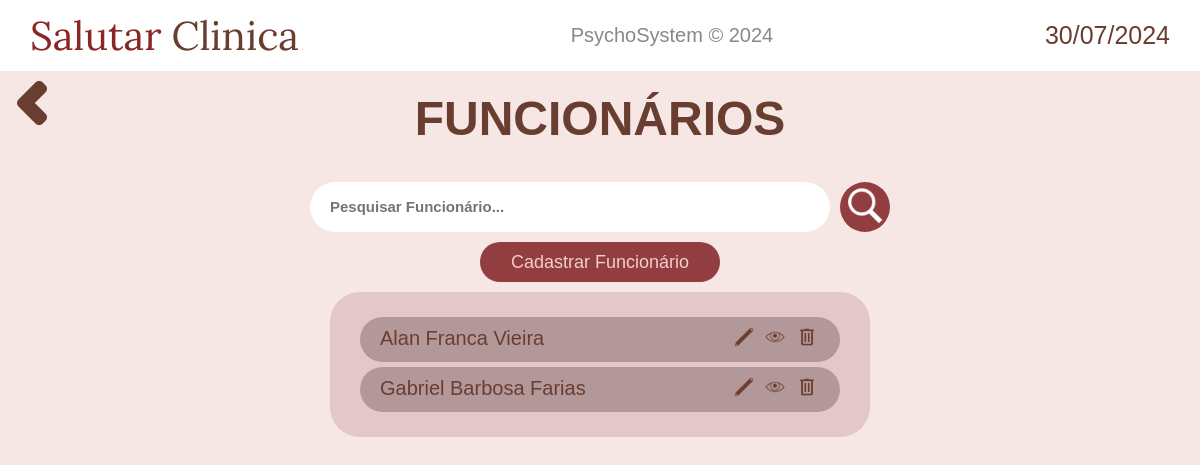
The app's page /funcionario/ (signed in), older data.
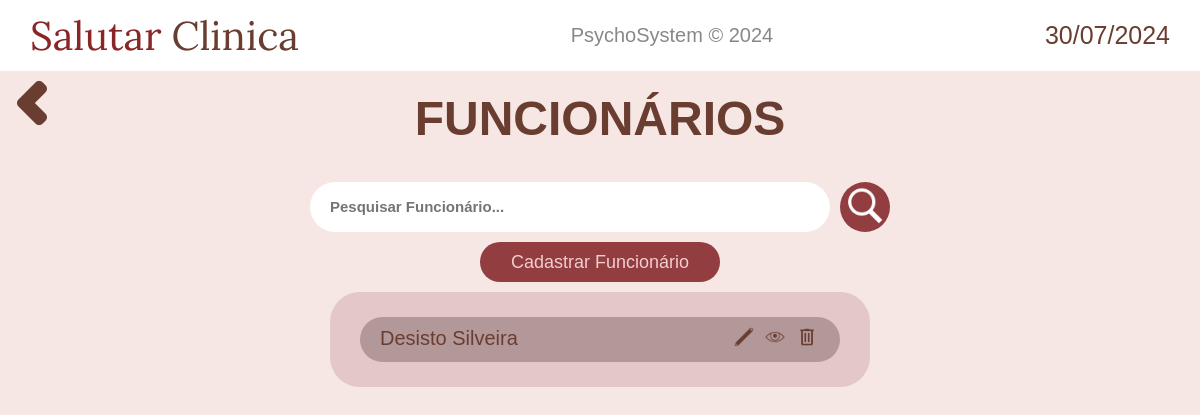
The same page, newer data.
### funcionario/models.py (models this page shows)
class Funcionario(models.Model):
    nome = models.CharField(max_length=50)
    cpf = models.CharField(max_length=20, unique=True)
    rg = models.CharField(max_length=20)
    num_cart_trab = models.CharField(max_length=20, verbose_name="Numero Carteira de Trabalho")
    cargo = models.CharField(max_length=20)
    telefone = models.CharField(max_length=20)
    data_nascimento = models.DateField(verbose_name="Data de Nascimento")
    rua = models.CharField(max_length=50, )
    bairro = models.CharField(max_length=50, )
    numero = models.CharField(max_length=5, )
    complemento = models.TextField(blank=True)
    cep = models.CharField(max_length=20)
    ponto_referencia = models.TextField(blank=True, verbose_name="Ponto de referência")
    data_admissao = models.DateField(null=True, verbose_name="Data da Admissão")

### funcionario/views.py (the view)
# urls.py: path('', views.display_funcionarios, name="display_funcionarios"),
@login_required(login_url='home:login')
def display_funcionarios(request):
    funcionarios = Funcionario.objects.all()
    context_ = {
        'data_atual': data_atual,
        'funcionarios': funcionarios,
    }
    return render(request, 'funcionario/display.html', context_)

### funcionario/templates/funcionario/display.html (shortened to what this page needs)
{% extends 'base.html' %}
{% load static %}
{% block content %}
<div style="display: flex;">
    <a href="{% url 'home:navegacao' %}" class="return-button"><img src="{% static 'home/imagens/chevron-left.png' %}" alt=""></a>
    <h2 class="welcome-text"><a href="{% url 'funcionario:display_funcionarios' %}">FUNCIONÁRIOS</a></h2>
</div>
<main style="flex-direction: column;">
    <form action="{% url 'funcionario:pesquisa_funcionario' %}" method="get" style="justify-content: center; display: flex;">
        <input class="pesquisar-pacientes" type="text" id="search" name="q" placeholder="Pesquisar Funcionário...">
        <button type="submit" class="pesquisar-button">
            <img src="{% static 'pacientes/imagens/pesquisar-icon.png' %}" height="40" alt="">
        </button>
    </form>
    <a class="add-paciente-button" href="{% url 'funcionario:cadastro_funcionario' %}">
        Cadastrar Funcionário
    </a>
    <div class="mostrar-pacientes-container">
        {% if funcionarios %}
        {% for funcionario in funcionarios %}
            <div class="paciente-exibido">
                <h4 style="font-weight: 500;">{{ funcionario.nome }}</h4>
                <div class="icones-paciente">
                    <a href="{% url 'funcionario:edicao_funcionario' funcionario.id %}" style="margin: 0 3px;">
                        <img height="20" src="{% static 'pacientes/imagens/editar-icon.png' %}" alt="">
                    </a>
                    <a href="{% url 'funcionario:visualizacao_funcionario' funcionario.id %}" style="margin: 0 3px;">
                        <img height="20" src="{% static 'pacientes/imagens/ver-icon.png' %}" alt="">
                    </a>
                    <a href="#" class="opcao-deletar" style="margin: 0 3px;" data-modal-id="modal-{{ funcionario.id }}">
                        <img height="20" src="{% static 'pacientes/imagens/excluir-icon.png' %}" alt="">
                    </a>
                </div>
            </div>
        {% endfor %}
        {% else %}
            <h4 style="font-weight: 500;">Nenhum funcionário cadastrado...</h4>
        {% endif %}
    </div>
</main>
{% endblock content %}

### base/base.html (shortened to what this page needs)
{% load static %}
<!DOCTYPE html>
<html lang="en">
<head>
    <link rel="stylesheet" href="{% static 'home/css/navbar.css' %}">
    <link rel="stylesheet" href="{% static 'home/css/styles.css' %}">
    <link rel="stylesheet" href="{% static 'pacientes/css/styles.css' %}">
</head>
<body>
    {% include 'partials/navbar.html' %}
    {% block content %}{% endblock content %}
</body>
</html>

### base/partials/navbar.html
{% load static %}
<nav class="nav-bar">
    <a href="{% url 'home:logout' %}">
        <h1 style="font-family: 'Lora'; font-weight: 400; display: flex; color: #8b2627; font-size: 40px;">Salutar <p style="font-family: 'Lora'; color: #6a3d31; margin-left: 10px;">Clinica</p></h1>
    </a>
    <h2 class="titulo-central">PsychoSystem &copy; 2024</h2>
    <h4 class="data-atual">{{data_atual}}</h4>
</nav>

### static/home/css/navbar.css (style rules this page uses)
.titulo-central { color: #888; font-weight: 400; font-family: sans-serif; font-size: 20px; }
.data-atual { color: #6a3d31; font-size: 25px; font-weight: 500; font-family: sans-serif; }
.nav-bar { display: flex; justify-content: space-between; align-items: center; padding: 10px 30px; background-color: #fff; }

### static/home/css/styles.css (style rules this page uses)
* { margin: 0; padding: 0; }
body { background-color: #f6e6e4;; }
main { display: flex; margin-top: 3%; }
a { text-decoration: none; color: #6a3d31; }
.return-button { background-color: #ffffff00; border: none; cursor: pointer; position: absolute; }
.welcome-text { font-family: sans-serif; font-weight: bold; font-size: 3rem; color: #6a3d31; margin: 0 auto; margin-top: 20px; }

### static/pacientes/css/styles.css (style rules this page uses)
.pesquisar-pacientes { border: none; background-color: #fff; width: 40%; height: 40px; border-radius: 50px; padding: 5px 20px; }
.pesquisar-pacientes::placeholder { font-size: 15px; font-weight: bold; }
.add-paciente-button { display: flex; justify-content: center; align-items: center; width: 20%; height: 40px; border-radius: 50px; border: none; background-color: #923d3f; color: #f3cdce; font-size: 18px; font-family: sans-serif; margin: 10px auto; transition: 0.5s; }
.mostrar-pacientes-container { width: 40%; background-color: #e4c7c8; border-radius: 30px; padding: 20px 30px; margin: 0 auto; }
.paciente-exibido { display: flex; justify-content: space-between; background-color: #b39899; padding: 10px 20px; border-radius: 30px; font-family: sans-serif; font-size: 20px; color: #6a3d31; margin: 5px 0; }
.pesquisar-button { background-color: #923d3f; border: none; border-radius: 50px; height: 50px; width: 50px; margin-left: 10px; cursor: pointer; transition: 0.5s; }

Row changes from the older to the newer data that the page shows:
removed Funcionario: nome "Alan Franca Vieira"
removed Funcionario: nome "Gabriel Barbosa Farias"
added Funcionario: nome "Desisto Silveira"
